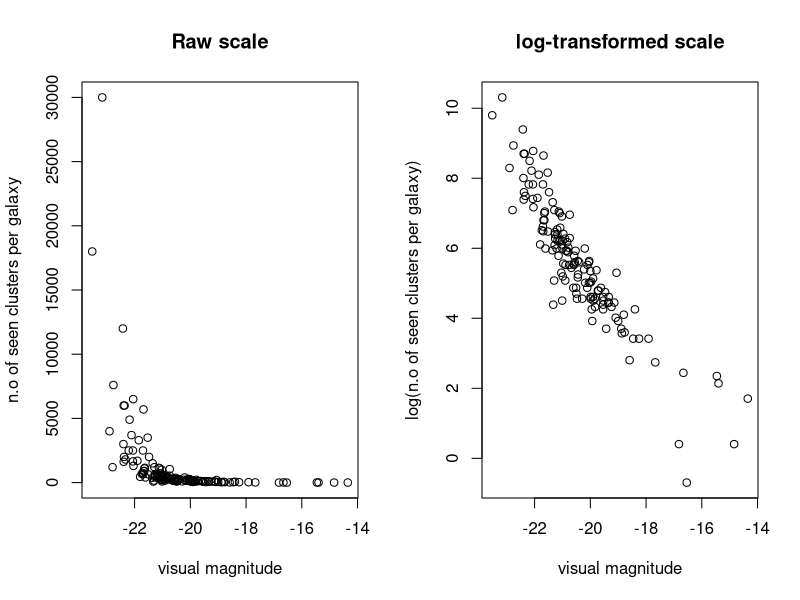

The R script that drew this image:
library(readxl)
galaxy <- read.csv('galaxies.csv')

#NGC =  number of global clusters
#MVT = measure of a galaxies brightness, large negative values means very bright

View(galaxy)
head(galaxy)

pois_galaxy_model <- glm(NGC ~ MVT, family = 'poisson', data = galaxy)
summary(pois_galaxy_model)

# change plotting window to have 1 row and 2 cols
par(mfrow = c(1, 2))

# plot the raw scale
plot(NGC ~ MVT, data = galaxy, xlab = "visual magnitude", ylab = "n.o of seen clusters per galaxy",
     pch = 1, main = 'Raw scale')

# plot log-transformed scale
plot( log(NGC + 0.5) ~ MVT, data = galaxy, xlab = "visual magnitude", ylab = "log(n.o of seen clusters per galaxy)",
      pch = 1, main = 'log-transformed scale')
